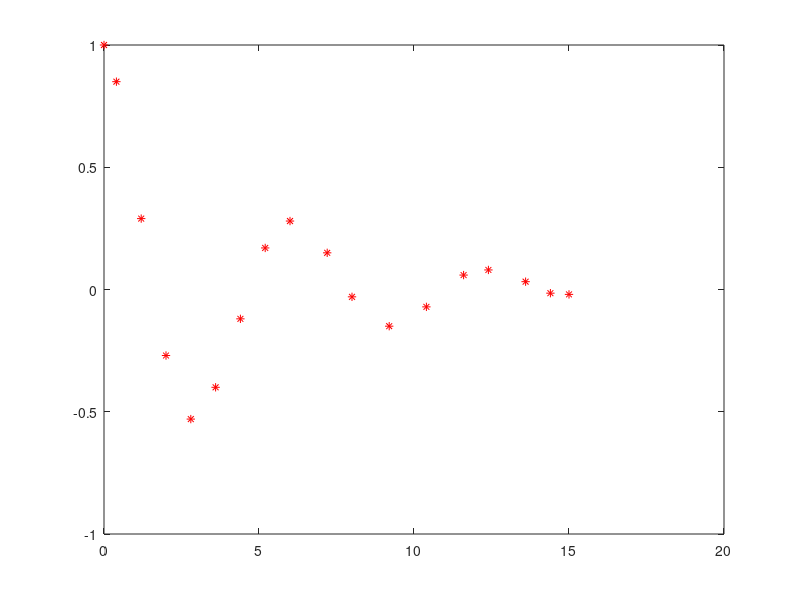

This figure's MATLAB source:
fid=fopen('tp.txt','wt');
fprintf(fid,'This is a database of class zero.\n');
name='Sally';types=1;x=3.2;y=23;answer='Yes';
fprintf(fid,'%s Type %u %f %u %s',name,types,x,y,answer);
%---------------------------------------------------------------------%
x=[0;0.4;1.2;2;2.8;3.6;4.4;5.2;6;7.2;8;9.2;10.4;11.6;12.4;13.6;14.4;15];
y=[1;0.85;0.29;-0.27;-0.53;-0.4;-0.12;0.17;0.28;0.15;-0.03;-0.15;-0.071;0.059;0.08;0.032;-0.015;-0.02];
plot(x,y,'r*');